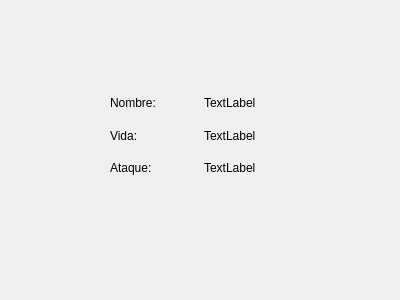
<?xml version="1.0" encoding="UTF-8"?>
<ui version="4.0">
 <class>dlgDatosHeroe</class>
 <widget class="QDialog" name="dlgDatosHeroe">
  <property name="windowModality">
   <enum>Qt::ApplicationModal</enum>
  </property>
  <property name="geometry">
   <rect>
    <x>0</x>
    <y>0</y>
    <width>400</width>
    <height>300</height>
   </rect>
  </property>
  <property name="windowTitle">
   <string>Dialog</string>
  </property>
  <widget class="QWidget" name="gridLayoutWidget">
   <property name="geometry">
    <rect>
     <x>110</x>
     <y>90</y>
     <width>181</width>
     <height>91</height>
    </rect>
   </property>
   <layout class="QGridLayout" name="gridLayout">
    <item row="0" column="1">
     <layout class="QHBoxLayout" name="horizontalLayout">
      <item>
       <layout class="QVBoxLayout" name="verticalLayout_3">
        <item>
         <widget class="QLabel" name="lblNombreHeroe">
          <property name="text">
           <string>TextLabel</string>
          </property>
         </widget>
        </item>
        <item>
         <widget class="QLabel" name="lblVidaHeroe">
          <property name="text">
           <string>TextLabel</string>
          </property>
         </widget>
        </item>
        <item>
         <widget class="QLabel" name="lblAtaqueHeroe">
          <property name="text">
           <string>TextLabel</string>
          </property>
         </widget>
        </item>
       </layout>
      </item>
     </layout>
    </item>
    <item row="0" column="0">
     <layout class="QVBoxLayout" name="verticalLayout_2">
      <item>
       <widget class="QLabel" name="txtNombreHeroe">
        <property name="text">
         <string>Nombre:</string>
        </property>
       </widget>
      </item>
      <item>
       <widget class="QLabel" name="txtVidaHeroe">
        <property name="text">
         <string>Vida:</string>
        </property>
       </widget>
      </item>
      <item>
       <widget class="QLabel" name="txtAtaqueHeroe">
        <property name="enabled">
         <bool>true</bool>
        </property>
        <property name="text">
         <string>Ataque:</string>
        </property>
       </widget>
      </item>
     </layout>
    </item>
   </layout>
  </widget>
 </widget>
 <resources/>
 <connections/>
</ui>
